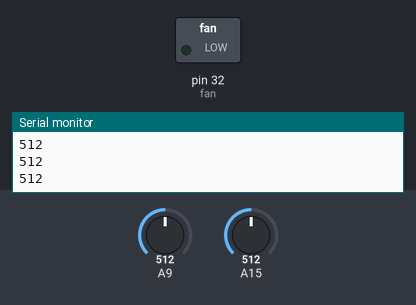
Bench run of a sketch on a simulated Arduino Mega 2560, built with avr-gcc and run on an emulated ATmega2560. Shown: switched loads named in the sketch (green lamp = pin HIGH), the last lines printed to the serial monitor. Inputs (shaded band) come from the test bench; at power-on: A15 = 512, A9 = 512.

Above: at 1.2 s.
1.3 s: A15 set to 112
2.8 s: A15 set to 95
At 3.7 s:
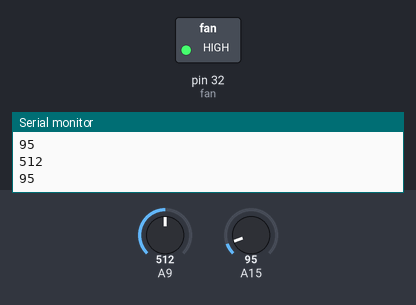
4.3 s: A15 set to 122
At 5.5 s:
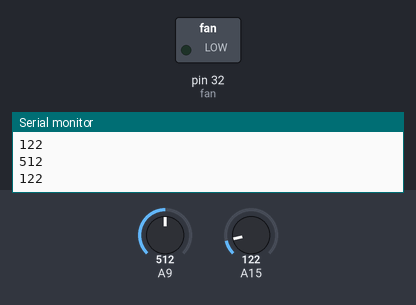
5.8 s: A15 set to 90
At 7.0 s:
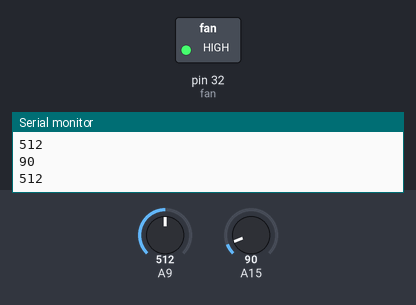
7.3 s: A15 set to 110
At 7.8 s:
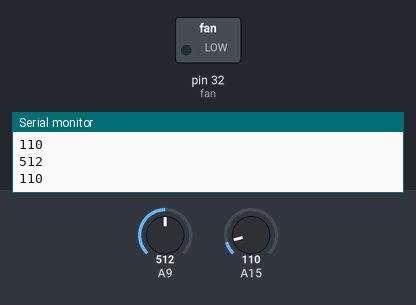
8.8 s: A15 set to 0
At 9.6 s:
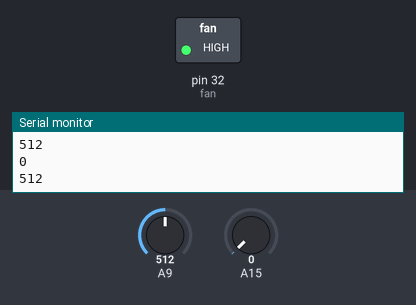
Timing chart, 0 to 11.3 s (numbered marks = the images above; inputs shaded):
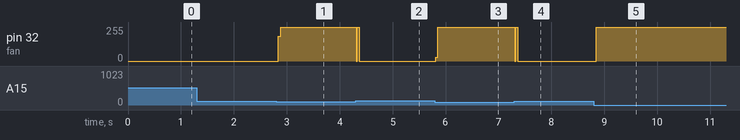

The sketch:

Marge_02_GSMMobileRombo.ino
```cpp
//SK.Tanzir Mehedi Shawon
//Department of ICT
//MBSTU
//Date-18-05-2018

int fan=32;
int c=0;
void setup()
{
  Serial.begin(9600);
  pinMode(fan, OUTPUT);
}
int pinn=digitalRead(fan);

int pinnn=digitalRead(fan);

void loop()
{
   int rombovalue = analogRead(A9);
   Serial.println(rombovalue);


  int rombovalue_off = analogRead(A15);
  Serial.println(rombovalue_off);


if (rombovalue > 100 && pinn==LOW)
{
  lighton();
  pinnn=HIGH;
}

if (rombovalue_off > 100 && pinnn==HIGH)
{
  lightoff();
  pinn=LOW;
}
}
void lighton()
{
  digitalWrite(fan, HIGH);
}

void lightoff()
{
  digitalWrite(fan, LOW);
}
```

Measured:
- the behaviour switches between 101 and 100 on A15 (found by bisection; images 0 and 1)
- after the input at 2.8 s, pin 32 (fan): 0/255 → 255/255 at once
- after the input at 4.3 s, pin 32 (fan): 255/255 → 0/255 at once
- after the input at 5.8 s, pin 32 (fan): 0/255 → 255/255 at once
- after the input at 7.3 s, pin 32 (fan): 255/255 → 0/255 at once
- after the input at 8.8 s, pin 32 (fan): 0/255 → 255/255 after 0.05 s
